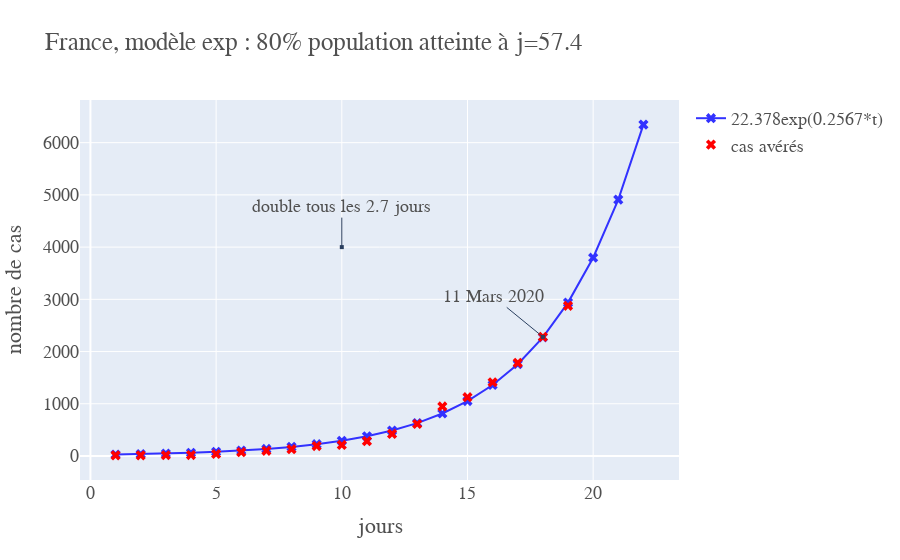

Here is the notebook cell this chart was saved with:
### Markdown cell above
<font size="4">
    
* quels sont les nombres observés et attendus, et pourquoi on s'y attend ? 
* quelles sont les limites du modèle et que devrait-il se passer ? 
* pourquoi empêcher les interactions sociales pourrait largement diminuer l'impact de l'épidémie ? 
* quelles en sont les conséquences sur l'enjeu du confinement en terme de gestion de crise dans les hôpitaux ?


### quels sont les nombres observés et attendus, et pourquoi on s'y attend ? 
Aujourd'hui Vendredi, ont été annoncés 3661 personnes infectées (connues car on estime entre 14000 et 24000 le nombre réel) au total, mais ce nombre était en fait prévisible par les prévisions du modèle établi avec les données d'hier (et sûrement de demain)
    
</font>

(Cliquez sur l'image)

### Code cell
fig.show()

### Figure 1 — Plotly figure (JSON) as saved in the notebook; plotly's stock layout.template omitted (floating-point values rounded to 4 significant figures)
{"data": [{"marker": {"color": "rgb(50, 50, 255)", "size": 9, "symbol": "x"}, "mode": "lines+markers", "name": "22.378exp(0.2567*t)", "type": "scatter", "x": [1, 2, 3, 4, 5, 6, 7, 8, 9, 10, 11, 12, 13, 14, 15, 16, 17, 18, 19, 20, 21, 22], "y": [28.93, 37.39, 48.34, 62.48, 80.77, 104.4, 135.0, 174.5, 225.5, 291.5, 376.8, 487.1, 629.7, 813.9, 1052.0, 1360.0, 1758.0, 2273.0, 2938.0, 3797.0, 4909.0, 6345.0]}, {"marker": {"color": "rgb(255, 0, 0)", "size": 9, "symbol": "x"}, "mode": "markers", "name": "cas avérés", "type": "scatter", "x": [1, 2, 3, 4, 5, 6, 7, 8, 9, 10, 11, 12, 13, 14, 15, 16, 17, 18, 19], "y": [12, 12, 14, 18, 38, 73, 100, 130, 191, 212, 285, 423, 613, 949, 1126, 1412, 1784, 2281, 2876]}], "layout": {"annotations": [{"arrowhead": 7, "ax": -49, "ay": -40, "showarrow": true, "text": "11 Mars 2020", "x": 18, "xref": "x", "y": 2281, "yref": "y"}, {"arrowhead": 7, "ax": 0, "ay": -40, "showarrow": true, "text": "double tous les 2.7 jours", "x": 10, "xref": "x", "y": 4000, "yref": "y"}], "font": {"color": "rgb(80, 80,80)", "family": "Courier New, monospace", "size": 18}, "title": {"text": "France, modèle exp : 80% population atteinte à j=57.4"}, "xaxis": {"title": {"text": "jours"}}, "yaxis": {"title": {"text": "nombre de cas"}}}}
